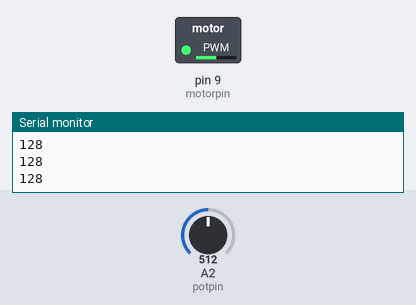
Recording of a sketch running on a simulated Arduino Uno, built with avr-gcc and run on an emulated ATmega328P. On the bench: switched loads named in the sketch (green lamp = pin HIGH), the last lines printed to the serial monitor. Inputs (shaded band) come from the test bench; at power-on: A2 (potpin) = 512.

Above: at 1.2 s.
1.3 s: A2 (potpin) set to 716
At 2.2 s:
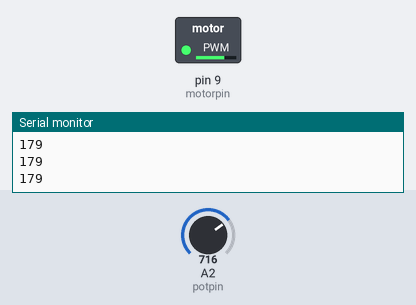
2.8 s: A2 (potpin) set to 900
At 3.3 s:
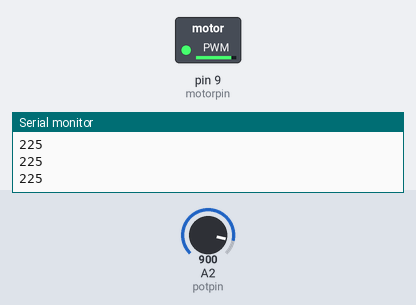
4.3 s: A2 (potpin) set to 122
At 5.5 s:
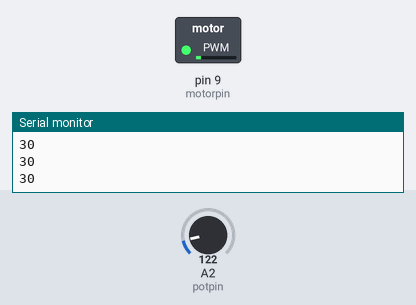
5.8 s: A2 (potpin) set to 0
At 6.8 s:
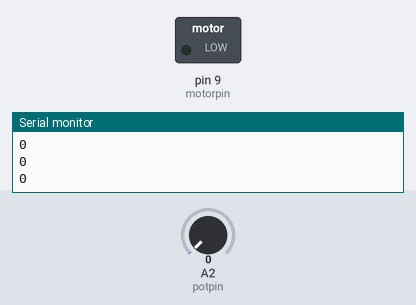
Timing chart, 0 to 8.3 s (numbered marks = the images above; inputs shaded):
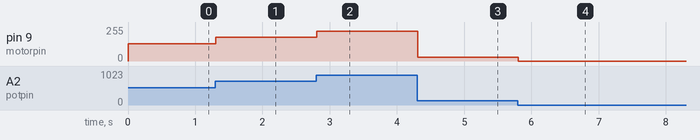

Measured:
- after the input at 1.3 s, pin 9 (motorpin): 128/255 → 179/255 at once
- after the input at 2.8 s, pin 9 (motorpin): 179/255 → 225/255 at once
- after the input at 4.3 s, pin 9 (motorpin): 225/255 → 30/255 at once
- after the input at 5.8 s, pin 9 (motorpin): 30/255 → 0/255 at once

The sketch:

motot_control.ino
```cpp
//Motor Control
//Justine Brown
//Description: control a motor's speed with a potentiometer

int motorpin = 9;
int potpin = 2;
int potvalue;
int motorvalue;

void setup()
{
Serial.begin(9600);
pinMode(motorpin, OUTPUT);
}

void loop()
{
potvalue = analogRead(potpin);//analog read reads a pin for a number instead of high or low
Serial.println(motorvalue);
motorvalue = potvalue/4;//potetiometer has value from 0 to 1000ish so they need to be divided by 4 to get within the motor's range(0-255)
analogWrite(motorpin, motorvalue);//makes the motor move at the speed of the motor value
}
```
